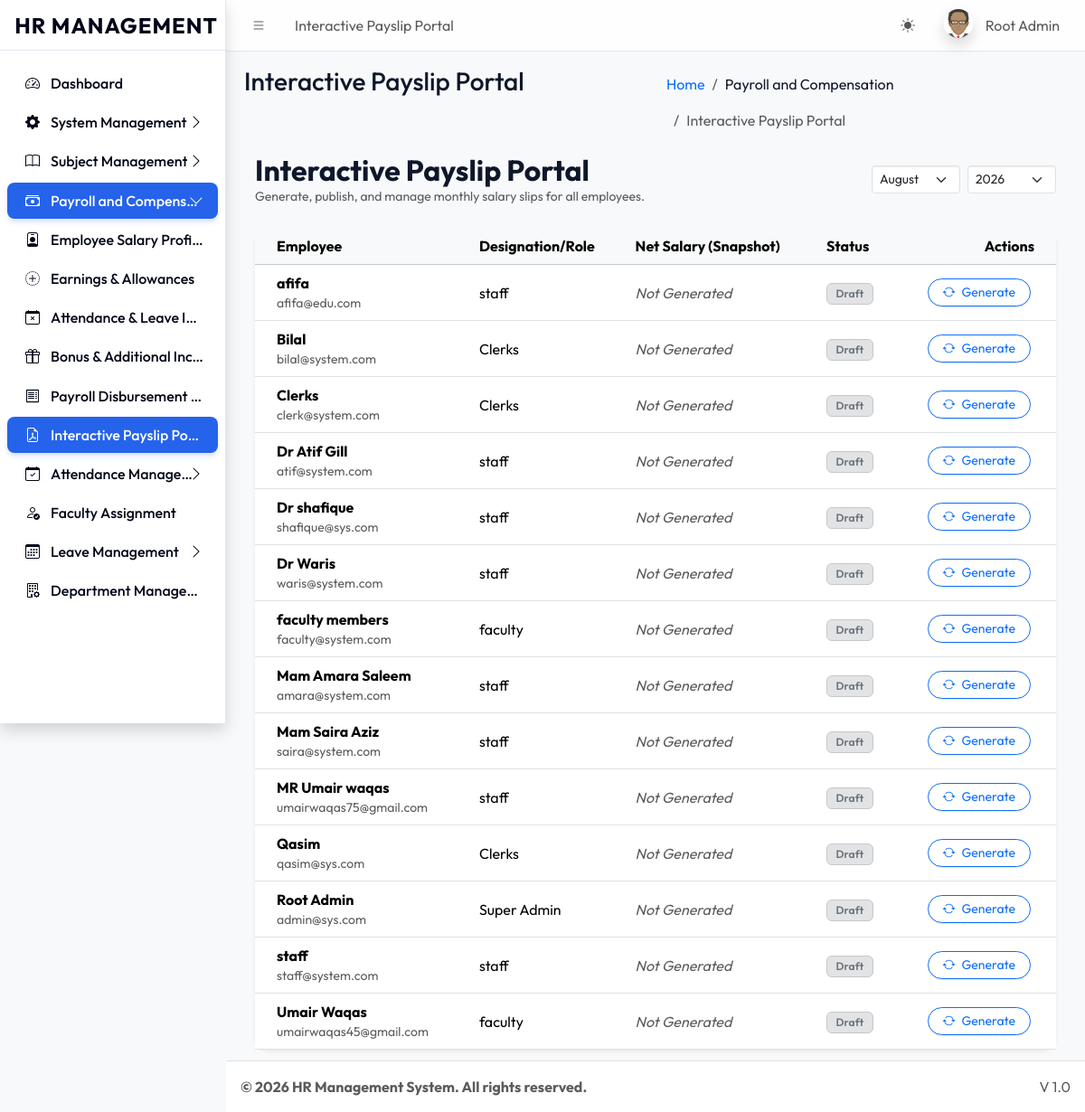
The page /dashboards/super_admin/payslip_portal.php (signed in) on the database its author committed.
### tables this page shows
CREATE TABLE `sys_pages` (
  `id` int(11) NOT NULL,
  `parent_id` int(11) DEFAULT 0,
  `page_name` varchar(100) NOT NULL,
  `page_url` varchar(255) DEFAULT '#',
  `icon_class` varchar(50) DEFAULT 'bi bi-circle',
  `sort_order` int(11) DEFAULT 0
);

CREATE TABLE `users` (
  `id` int(11) NOT NULL,
  `name` varchar(100) NOT NULL,
  `email` varchar(100) NOT NULL,
  `password` varchar(255) NOT NULL,
  `role` varchar(50) NOT NULL,
  `identity_no` varchar(50) DEFAULT NULL,
  `registration_no` varchar(50) DEFAULT NULL,
  `is_active` tinyint(1) DEFAULT 1,
  `department_id` int(11) DEFAULT NULL,
  `biometric_id` varchar(100) DEFAULT NULL
);

CREATE TABLE `sys_roles` (
  `id` int(11) NOT NULL,
  `role_name` varchar(50) NOT NULL,
  `role_key` varchar(50) NOT NULL,
  `is_system_role` tinyint(1) DEFAULT 0 COMMENT '1=Cannot Delete',
  `is_suspended` tinyint(1) DEFAULT 0
);

### dashboards/super_admin/payslip_portal.php (the view, shortened to what this page needs)
<?php
require_once '../../core/db.php';
$month = $_GET['month'] ?? date('m');
$year = $_GET['year'] ?? date('Y');
require_once '../../includes/header.php';
$query = "
    SELECT u.id, u.name, u.email, r.role_name,
           ep.id as payslip_id, ep.net_salary, ep.generated_at, ep.status
    FROM users u
    JOIN sys_roles r ON u.role = r.role_key
    LEFT JOIN employee_payslips ep ON u.id = ep.user_id AND ep.payroll_month = ? AND ep.payroll_year = ?
    ORDER BY u.name ASC
";
$stmt = $pdo->prepare($query);
$stmt->execute([$month, $year]);
$usersList = $stmt->fetchAll();
?>
<div class="container-fluid">
    <div class="d-flex justify-content-between align-items-center mb-4">
        <div>
            <h2 class="fw-bold mb-0">Interactive Payslip Portal</h2>
            <p class="text-muted small mb-0">Generate, publish, and manage monthly salary slips for all employees.</p>
        </div>
        <form method="GET" class="d-flex gap-2">
            <select name="month" class="form-select form-select-sm" onchange="this.form.submit()">
                <?php for($m=1; $m<=12; $m++): ?>
                    <option value="<?= sprintf('%02d', $m) ?>" <?= $month == sprintf('%02d', $m) ? 'selected' : '' ?>>
                        <?= date('F', mktime(0, 0, 0, $m, 1)) ?>
                    </option>
                <?php endfor; ?>
            </select>
            <select name="year" class="form-select form-select-sm" onchange="this.form.submit()">
                <?php for($y=date('Y'); $y>=2020; $y--): ?>
                    <option value="<?= $y ?>" <?= $year == $y ? 'selected' : '' ?>><?= $y ?></option>
                <?php endfor; ?>
            </select>
        </form>
    </div>
    <div class="card border-0 shadow-sm">
        <div class="card-body p-0">
            <div class="table-responsive">
                <table class="table table-hover align-middle mb-0">
                    <thead class="table-light">
                        <tr>
                            <th class="ps-4">Employee</th>
                            <th>Designation/Role</th>
                            <th>Net Salary (Snapshot)</th>
                            <th>Status</th>
                            <th class="text-end pe-4">Actions</th>
                        </tr>
                    </thead>
                    <tbody>
                        <?php foreach($usersList as $u): ?>
                        <tr>
                            <td class="ps-4">
                                <div class="fw-bold"><?= htmlspecialchars($u['name']) ?></div>
                                <div class="text-muted small"><?= htmlspecialchars($u['email']) ?></div>
                            </td>
                            <td><?= htmlspecialchars($u['role_name']) ?></td>
                            <td>
                                <?php if($u['payslip_id']): ?>
                                    <div class="fw-bold text-success">Rs. <?= number_format($u['net_salary'], 2) ?></div>
                                    <div class="tiny text-muted">Gen: <?= date('d M, Y', strtotime($u['generated_at'])) ?></div>
                                <?php else: ?>
                                    <span class="text-muted fst-italic">Not Generated</span>
                                <?php endif; ?>
                            </td>
                            <td>
                                <?php if($u['payslip_id']): ?>
                                    <span class="badge bg-success-subtle text-success border border-success-subtle">Published</span>
                                <?php else: ?>
                                    <span class="badge bg-secondary-subtle text-secondary border border-secondary-subtle">Draft</span>
                                <?php endif; ?>
                            </td>
                            <td class="text-end pe-4">
                                <div class="btn-group">
                                    <form method="POST" style="display:inline;">
                                        <button type="submit" class="btn btn-sm btn-outline-primary rounded-pill px-3 me-1">
                                            <i class="bi bi-arrow-repeat me-1"></i> <?= $u['payslip_id'] ? 'Regenerate' : 'Generate' ?>
                                        </button>
                                    </form>
                                </div>
                            </td>
                        </tr>
                        <?php endforeach; ?>
                    </tbody>
                </table>
            </div>
        </div>
    </div>
</div>
<?php require_once '../../includes/footer.php'; ?>

### includes/header.php (shortened to what this page needs)
<?php
require_once __DIR__ . '/../core/session.php';
$current_url = substr($_SERVER['SCRIPT_NAME'], strlen('/universal/'));
$pageStmt = $pdo->prepare("SELECT * FROM sys_pages WHERE page_url LIKE ? LIMIT 1");
$pageStmt->execute(["%$current_url%"]);
$currentPageData = $pageStmt->fetch();
$pageTitle = $currentPageData['page_name'] ?? 'Dashboard';
$pageId = $currentPageData['id'] ?? 0;
$breadcrumbs = [];
if ($currentPageData) {
    $crumbId = $currentPageData['id'];
    while($crumbId != 0) {
        $crumbStmt = $pdo->prepare("SELECT id, parent_id, page_name, page_url FROM sys_pages WHERE id = ?");
        $crumbStmt->execute([$crumbId]);
        $crumb = $crumbStmt->fetch();
        array_unshift($breadcrumbs, $crumb);
        $crumbId = $crumb['parent_id'];
    }
}
?>
<!DOCTYPE html>
<html lang="en"> <head>
    <link rel="stylesheet" href="<?= BASE_URL ?>assets/css/bootstrap.min.css" />
    <link rel="stylesheet" href="<?= BASE_URL ?>assets/css/bootstrap-icons.css" />
    <link rel="stylesheet" href="<?= BASE_URL ?>assets/css/adminlte.min.css" />
    <link rel="stylesheet" href="<?= BASE_URL ?>assets/css/custom_theme.css" />
</head>
<body class="layout-fixed sidebar-expand-lg bg-body-tertiary">
<div class="app-wrapper">
    <nav class="app-header navbar navbar-expand bg-body">
        <div class="container-fluid">
            <ul class="navbar-nav">
                <li class="nav-item"> <a class="nav-link" data-lte-toggle="sidebar" href="#" role="button"><i class="bi bi-list"></i></a> </li>
                <li class="nav-item d-none d-md-block"> <a href="#" class="nav-link"><?= $pageTitle ?></a> </li>
            </ul>
            <ul class="navbar-nav ms-auto">
                 <li class="nav-item">
                    <button class="btn btn-link nav-link" id="theme-toggle" type="button">
                        <i class="bi bi-sun-fill" id="theme-icon"></i>
                    </button>
                </li>
                <li class="nav-item dropdown user-menu">
                    <a href="#" class="nav-link dropdown-toggle" data-bs-toggle="dropdown">
                        <img src="<?= !empty($_SESSION['avatar']) ? $_SESSION['avatar'] : BASE_URL.'assets/img/avatar.png' ?>" class="user-image rounded-circle shadow" alt="User Image">
                        <span class="d-none d-md-inline ms-1"><?= htmlspecialchars($_SESSION['name']) ?></span>
                    </a>
                </li>
            </ul>
        </div>
    </nav>
    <?php include 'sidebar.php'; ?>
    <main class="app-main">
        <div class="app-content-header">
            <div class="container-fluid">
                <div class="row">
                    <div class="col-sm-6"><h3 class="mb-0"><?= $pageTitle ?></h3></div>
                    <div class="col-sm-6">
                        <ol class="breadcrumb float-sm-end">
                            <li class="breadcrumb-item"><a href="<?= BASE_URL ?>">Home</a></li>
                            <?php foreach($breadcrumbs as $b): ?>
                                <li class="breadcrumb-item <?= ($b['id'] == $pageId) ? 'active' : '' ?>">
                                    <?= htmlspecialchars($b['page_name']) ?>
                                </li>
                            <?php endforeach; ?>
                        </ol>
                    </div>
                </div>
            </div>
        </div>
        <div class="app-content">
            <div class="container-fluid">

### includes/sidebar.php
<aside class="app-sidebar shadow">
    <div class="sidebar-brand text-center py-4">
        <a href="<?= BASE_URL ?>index.php" class="brand-link text-decoration-none">
            <span class="brand-text fw-bold fs-4 text-primary" style="letter-spacing: 1px;">HR MANAGEMENT</span>
        </a>
    </div>
    <div class="sidebar-wrapper">
        <nav class="mt-2">
            <ul class="nav sidebar-menu flex-column" data-lte-toggle="treeview" role="menu" data-accordion="false">
                <?php
                function renderMenu($pdo, $parentId = 0, $userRole, $currentPath)
                {
                    $sql = "
                        SELECT p.* FROM sys_pages p
                        JOIN role_access ra ON p.id = ra.page_id
                        WHERE p.parent_id = ? AND ra.role_key = ?
                        ORDER BY p.sort_order ASC
                    ";
                    $stmt = $pdo->prepare($sql);
                    $stmt->execute([$parentId, $userRole]);
                    $items = $stmt->fetchAll();
                    foreach ($items as $item) {
                        $itemUrl = str_replace('\\', '/', $item['page_url']);
                        $childSql = "
                            SELECT p.* FROM sys_pages p
                            JOIN role_access ra ON p.id = ra.page_id
                            WHERE p.parent_id = ? AND ra.role_key = ?
                            ORDER BY p.sort_order ASC
                        ";
                        $childStmt = $pdo->prepare($childSql);
                        $childStmt->execute([$item['id'], $userRole]);
                        $children = $childStmt->fetchAll();
                        $hasChildren = count($children) > 0;
                        $isActive = ($currentPath === $itemUrl && $itemUrl !== '#');
                        $isExpanded = false;
                        if ($hasChildren) {
                            foreach ($children as $child) {
                                if ($currentPath === str_replace('\\', '/', $child['page_url'])) {
                                    $isExpanded = true;
                                    break;
                                }
                            }
                        }
                        $itemClass = "nav-item";
                        if ($hasChildren && $isExpanded) $itemClass .= " menu-open";
                        $linkClass = "nav-link";
                        if ($isActive || ($hasChildren && $isExpanded)) $linkClass .= " active";
                        echo '<li class="' . $itemClass . '">';
                        echo '<a href="' . ($hasChildren ? '#' : BASE_URL . $itemUrl) . '" class="' . $linkClass . '">';
                        echo '<i class="nav-icon ' . ($item['icon_class'] ?: 'bi bi-circle') . '"></i>';
                        echo '<p>' . htmlspecialchars($item['page_name']);
                        if ($hasChildren) {
                            echo '<i class="nav-arrow bi bi-chevron-right"></i>';
                        }
                        echo '</p></a>';
                        if ($hasChildren) {
                            echo '<ul class="nav nav-treeview">';
                            foreach ($children as $child) {
                                $childUrl = str_replace('\\', '/', $child['page_url']);
                                $isChildActive = ($currentPath === $childUrl);
                                echo '<li class="nav-item">';
                                echo '<a href="' . BASE_URL . $childUrl . '" class="nav-link ' . ($isChildActive ? 'active' : '') . '">';
                                echo '<i class="nav-icon ' . ($child['icon_class'] ?: 'bi bi-circle') . '"></i>';
                                echo '<p>' . htmlspecialchars($child['page_name']) . '</p>';
                                echo '</a></li>';
                            }
                            echo '</ul>';
                        }
                        echo '</li>';
                    }
                }
                $currentPath = str_replace('\\', '/', substr($_SERVER['SCRIPT_NAME'], strlen('/universal/')));
                renderMenu($pdo, 0, $_SESSION['role'], $currentPath);
                ?>
            </ul>
        </nav>
    </div>
</aside>

### assets/css/custom_theme.css (style rules this page uses)
:root { --primary-cobalt: #2563eb; --primary-cobalt-dark: #1d4ed8; --slate-50: #f8fafc; --slate-100: #f1f5f9; --slate-200: #e2e8f0; --slate-500: #64748b; --slate-800: #1e293b; --slate-900: #0f172a; --slate-950: #020617; }
body { font-family: var(--theme-font, 'Outfit', sans-serif); background-color: var(--slate-50); color: var(--slate-900); -webkit-font-smoothing: antialiased; }
.app-sidebar { background-color: var(--theme-sidebar-bg, #ffffff) !important; background-image: none !important; border-right: 1px solid var(--theme-card-border, #e2e8f0) !important; }
.sidebar-brand { border-bottom: 1px solid var(--theme-card-border, #e2e8f0) !important; }
.app-sidebar .brand-text, .app-sidebar .nav-link, .app-sidebar .nav-icon, .app-sidebar .nav-arrow { color: var(--theme-sidebar-accent, #020617) !important; font-weight: 500; }
.sidebar-menu .nav-link.active { background-color: var(--theme-primary-color, #2563eb) !important; color: #ffffff !important; box-shadow: 0 4px 6px -1px rgba(37, 99, 235, 0.2); border-radius: 0.5rem; }
.sidebar-menu .nav-link.active .nav-icon, .sidebar-menu .nav-link.active .nav-arrow { color: #ffffff !important; }
.app-header { background-color: var(--theme-navbar-bg, #ffffff) !important; border-bottom: 1px solid var(--theme-card-border, #e2e8f0) !important; backdrop-filter: blur(8px); background-color: rgba(255, 255, 255, 0.8) !important; }
.card { border: 1px solid var(--theme-card-border, #e2e8f0); border-radius: 1rem; box-shadow: 0 1px 3px 0 rgba(0, 0, 0, 0.05); background-color: #ffffff; }
.badge { padding: 0.4em 0.8em; font-weight: 600; letter-spacing: 0.01em; }

### rows shown on the page
sys_pages: page_name "Interactive Payslip Portal", page_name "Interactive Payslip Po…"
sys_pages: page_name "Dashboard"
sys_pages: page_name "System Management"
sys_pages: page_name "Subject Management"
sys_pages: page_name "Payroll and Compens…", page_name "Payroll and Compensation"
sys_pages: page_name "Employee Salary Profi…"
sys_pages: page_name "Earnings & Allowances"
sys_pages: page_name "Attendance & Leave I…"
sys_pages: page_name "Bonus & Additional Inc…"
sys_pages: page_name "Payroll Disbursement…"
sys_pages: page_name "Attendance Manage…"
sys_pages: page_name "Faculty Assignment"
sys_pages: page_name "Leave Management"
sys_pages: page_name "Department Manage…"
users: name "afifa", email "afifa@edu.com", sys_roles.role_name "staff"
users: name "Bilal", email "bilal@system.com", sys_roles.role_name "Clerks"
users: name "Clerks", email "clerk@system.com", sys_roles.role_name "Clerks"
users: name "Dr Atif Gill", email "atif@system.com", sys_roles.role_name "staff"
users: name "Dr shafique", email "shafique@sys.com", sys_roles.role_name "staff"
users: name "Dr Waris", email "waris@system.com", sys_roles.role_name "staff"
users: name "faculty members", email "faculty@system.com", sys_roles.role_name "faculty"
users: name "Mam Amara Saleem", email "amara@system.com", sys_roles.role_name "staff"
users: name "Mam Saira Aziz", email "saira@system.com", sys_roles.role_name "staff"
users: name "MR Umair waqas", email "umairwaqas75@gmail.com", sys_roles.role_name "staff"
users: name "Qasim", email "qasim@sys.com", sys_roles.role_name "Clerks"
users: name "Root Admin", email "admin@sys.com", sys_roles.role_name "Super Admin"
users: name "staff", email "staff@system.com", sys_roles.role_name "staff"
users: name "Umair Waqas", email "umairwaqas45@gmail.com", sys_roles.role_name "faculty"

### other values the page prints
$_SESSION['name'] "Root Admin"
$settings['footer_text'] "© 2026 HR Management System. All rights reserved."
form field month "August"
form field year "2026"
